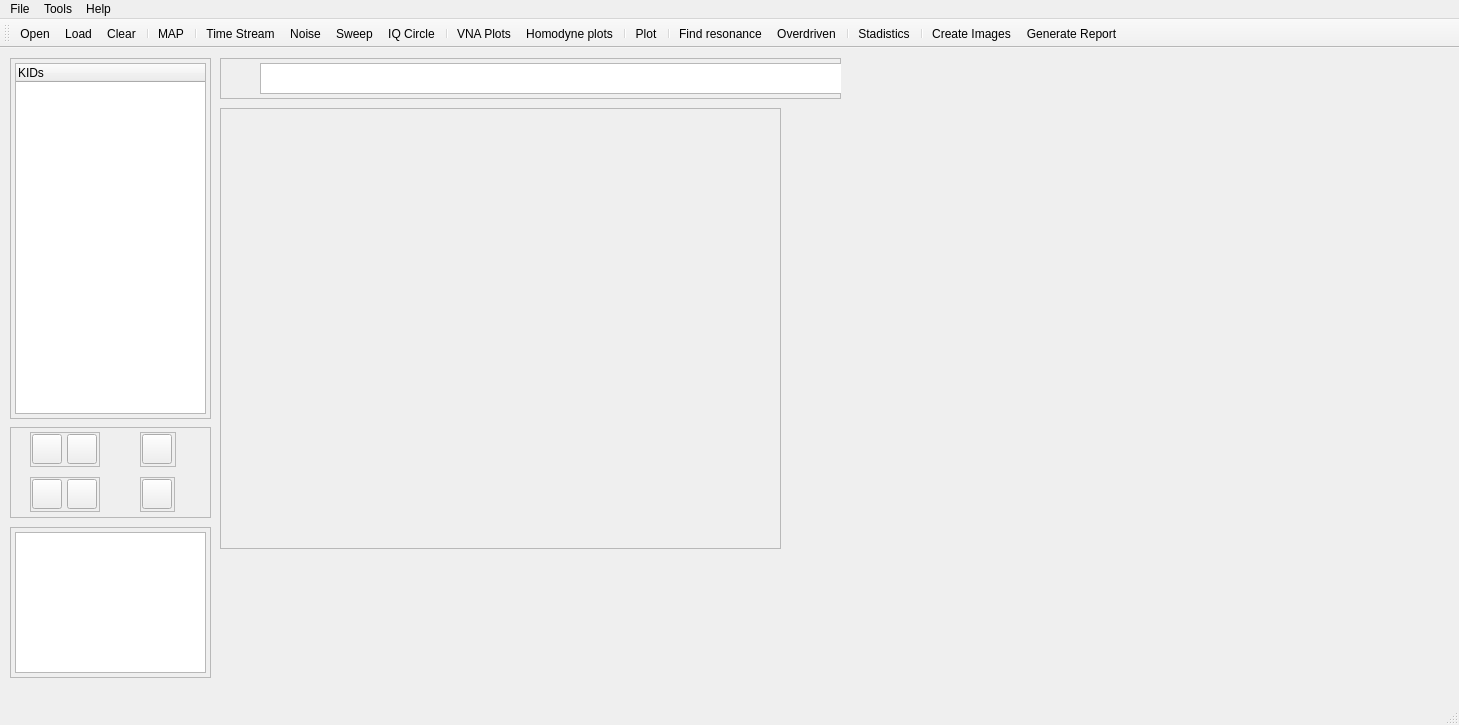
<?xml version="1.0" encoding="UTF-8"?>
<ui version="4.0">
 <class>MainWindow</class>
 <widget class="QMainWindow" name="MainWindow">
  <property name="enabled">
   <bool>true</bool>
  </property>
  <property name="geometry">
   <rect>
    <x>0</x>
    <y>0</y>
    <width>1459</width>
    <height>725</height>
   </rect>
  </property>
  <property name="windowTitle">
   <string>KID Analyser</string>
  </property>
  <property name="windowIcon">
   <iconset>
    <normaloff>../resources/signal_icon.png</normaloff>../resources/signal_icon.png</iconset>
  </property>
  <widget class="QWidget" name="centralwidget">
   <widget class="QFrame" name="controlFrame">
    <property name="geometry">
     <rect>
      <x>10</x>
      <y>10</y>
      <width>201</width>
      <height>361</height>
     </rect>
    </property>
    <property name="font">
     <font>
      <weight>75</weight>
      <bold>true</bold>
     </font>
    </property>
    <property name="frameShape">
     <enum>QFrame::StyledPanel</enum>
    </property>
    <property name="frameShadow">
     <enum>QFrame::Plain</enum>
    </property>
    <widget class="QTreeWidget" name="treeKID">
     <property name="geometry">
      <rect>
       <x>5</x>
       <y>5</y>
       <width>191</width>
       <height>351</height>
      </rect>
     </property>
     <property name="font">
      <font>
       <weight>50</weight>
       <bold>false</bold>
      </font>
     </property>
     <column>
      <property name="text">
       <string notr="true">KIDs</string>
      </property>
     </column>
    </widget>
   </widget>
   <widget class="QFrame" name="plotFrame">
    <property name="geometry">
     <rect>
      <x>220</x>
      <y>60</y>
      <width>561</width>
      <height>441</height>
     </rect>
    </property>
    <property name="frameShape">
     <enum>QFrame::StyledPanel</enum>
    </property>
    <property name="frameShadow">
     <enum>QFrame::Plain</enum>
    </property>
    <widget class="QWidget" name="verticalLayoutWidget">
     <property name="geometry">
      <rect>
       <x>0</x>
       <y>0</y>
       <width>1131</width>
       <height>571</height>
      </rect>
     </property>
     <layout class="QVBoxLayout" name="MainPlot">
      <property name="spacing">
       <number>0</number>
      </property>
     </layout>
    </widget>
   </widget>
   <widget class="QFrame" name="fileBar">
    <property name="geometry">
     <rect>
      <x>220</x>
      <y>10</y>
      <width>621</width>
      <height>41</height>
     </rect>
    </property>
    <property name="frameShape">
     <enum>QFrame::StyledPanel</enum>
    </property>
    <property name="frameShadow">
     <enum>QFrame::Raised</enum>
    </property>
    <widget class="QLabel" name="label_2">
     <property name="geometry">
      <rect>
       <x>10</x>
       <y>12</y>
       <width>21</width>
       <height>17</height>
      </rect>
     </property>
     <property name="text">
      <string/>
     </property>
     <property name="pixmap">
      <pixmap>../resources/open.png</pixmap>
     </property>
     <property name="scaledContents">
      <bool>true</bool>
     </property>
    </widget>
    <widget class="QTextEdit" name="currentDiry">
     <property name="enabled">
      <bool>true</bool>
     </property>
     <property name="geometry">
      <rect>
       <x>40</x>
       <y>5</y>
       <width>621</width>
       <height>31</height>
      </rect>
     </property>
    </widget>
   </widget>
   <widget class="QFrame" name="frame">
    <property name="geometry">
     <rect>
      <x>10</x>
      <y>379</y>
      <width>201</width>
      <height>91</height>
     </rect>
    </property>
    <property name="frameShape">
     <enum>QFrame::StyledPanel</enum>
    </property>
    <property name="frameShadow">
     <enum>QFrame::Raised</enum>
    </property>
    <widget class="QFrame" name="frame_3">
     <property name="geometry">
      <rect>
       <x>20</x>
       <y>5</y>
       <width>70</width>
       <height>35</height>
      </rect>
     </property>
     <property name="frameShape">
      <enum>QFrame::StyledPanel</enum>
     </property>
     <property name="frameShadow">
      <enum>QFrame::Raised</enum>
     </property>
     <widget class="QPushButton" name="squareLeg">
      <property name="geometry">
       <rect>
        <x>2</x>
        <y>2</y>
        <width>30</width>
        <height>30</height>
       </rect>
      </property>
      <property name="text">
       <string/>
      </property>
      <property name="icon">
       <iconset>
        <normaloff>../resources/legend.png</normaloff>../resources/legend.png</iconset>
      </property>
      <property name="iconSize">
       <size>
        <width>20</width>
        <height>20</height>
       </size>
      </property>
      <property name="checkable">
       <bool>true</bool>
      </property>
      <property name="checked">
       <bool>false</bool>
      </property>
     </widget>
     <widget class="QPushButton" name="plotLeg">
      <property name="geometry">
       <rect>
        <x>37</x>
        <y>2</y>
        <width>30</width>
        <height>30</height>
       </rect>
      </property>
      <property name="text">
       <string/>
      </property>
      <property name="icon">
       <iconset>
        <normaloff>../resources/legend_plot.png</normaloff>../resources/legend_plot.png</iconset>
      </property>
      <property name="iconSize">
       <size>
        <width>20</width>
        <height>20</height>
       </size>
      </property>
      <property name="checkable">
       <bool>true</bool>
      </property>
      <property name="checked">
       <bool>false</bool>
      </property>
     </widget>
    </widget>
    <widget class="QFrame" name="frame_4">
     <property name="geometry">
      <rect>
       <x>130</x>
       <y>50</y>
       <width>35</width>
       <height>35</height>
      </rect>
     </property>
     <property name="frameShape">
      <enum>QFrame::StyledPanel</enum>
     </property>
     <property name="frameShadow">
      <enum>QFrame::Raised</enum>
     </property>
     <widget class="QPushButton" name="pointPlot">
      <property name="geometry">
       <rect>
        <x>2</x>
        <y>2</y>
        <width>30</width>
        <height>30</height>
       </rect>
      </property>
      <property name="text">
       <string/>
      </property>
      <property name="icon">
       <iconset>
        <normaloff>../resources/points.png</normaloff>../resources/points.png</iconset>
      </property>
      <property name="iconSize">
       <size>
        <width>20</width>
        <height>20</height>
       </size>
      </property>
      <property name="checkable">
       <bool>true</bool>
      </property>
     </widget>
    </widget>
    <widget class="QFrame" name="frame_5">
     <property name="geometry">
      <rect>
       <x>130</x>
       <y>5</y>
       <width>36</width>
       <height>35</height>
      </rect>
     </property>
     <property name="frameShape">
      <enum>QFrame::StyledPanel</enum>
     </property>
     <property name="frameShadow">
      <enum>QFrame::Raised</enum>
     </property>
     <widget class="QPushButton" name="ylog">
      <property name="geometry">
       <rect>
        <x>2</x>
        <y>2</y>
        <width>30</width>
        <height>30</height>
       </rect>
      </property>
      <property name="text">
       <string/>
      </property>
      <property name="icon">
       <iconset>
        <normaloff>../resources/scale_y.png</normaloff>../resources/scale_y.png</iconset>
      </property>
      <property name="iconSize">
       <size>
        <width>20</width>
        <height>20</height>
       </size>
      </property>
      <property name="checkable">
       <bool>true</bool>
      </property>
     </widget>
    </widget>
    <widget class="QFrame" name="frame_6">
     <property name="geometry">
      <rect>
       <x>20</x>
       <y>50</y>
       <width>70</width>
       <height>35</height>
      </rect>
     </property>
     <property name="frameShape">
      <enum>QFrame::StyledPanel</enum>
     </property>
     <property name="frameShadow">
      <enum>QFrame::Raised</enum>
     </property>
     <widget class="QPushButton" name="oneColor">
      <property name="geometry">
       <rect>
        <x>2</x>
        <y>2</y>
        <width>30</width>
        <height>30</height>
       </rect>
      </property>
      <property name="text">
       <string/>
      </property>
      <property name="icon">
       <iconset>
        <normaloff>../resources/color.png</normaloff>../resources/color.png</iconset>
      </property>
      <property name="iconSize">
       <size>
        <width>20</width>
        <height>20</height>
       </size>
      </property>
      <property name="checkable">
       <bool>true</bool>
      </property>
     </widget>
     <widget class="QPushButton" name="manyColors">
      <property name="geometry">
       <rect>
        <x>37</x>
        <y>2</y>
        <width>30</width>
        <height>30</height>
       </rect>
      </property>
      <property name="text">
       <string/>
      </property>
      <property name="icon">
       <iconset>
        <normaloff>../resources/colors.png</normaloff>../resources/colors.png</iconset>
      </property>
      <property name="iconSize">
       <size>
        <width>20</width>
        <height>20</height>
       </size>
      </property>
      <property name="checkable">
       <bool>true</bool>
      </property>
     </widget>
    </widget>
   </widget>
   <widget class="QFrame" name="frame_2">
    <property name="geometry">
     <rect>
      <x>10</x>
      <y>479</y>
      <width>201</width>
      <height>151</height>
     </rect>
    </property>
    <property name="frameShape">
     <enum>QFrame::StyledPanel</enum>
    </property>
    <property name="frameShadow">
     <enum>QFrame::Raised</enum>
    </property>
    <widget class="QTextEdit" name="statusText">
     <property name="geometry">
      <rect>
       <x>5</x>
       <y>5</y>
       <width>191</width>
       <height>141</height>
      </rect>
     </property>
     <property name="font">
      <font>
       <pointsize>9</pointsize>
      </font>
     </property>
    </widget>
   </widget>
  </widget>
  <widget class="QMenuBar" name="menubar">
   <property name="geometry">
    <rect>
     <x>0</x>
     <y>0</y>
     <width>1459</width>
     <height>25</height>
    </rect>
   </property>
   <widget class="QMenu" name="menuArchivo">
    <property name="title">
     <string>File</string>
    </property>
    <addaction name="actionAbrir"/>
    <addaction name="actionSalir"/>
   </widget>
   <widget class="QMenu" name="menuAyuda">
    <property name="title">
     <string>Help</string>
    </property>
    <addaction name="actionAcerca_de"/>
   </widget>
   <widget class="QMenu" name="menuHerramientas">
    <property name="title">
     <string>Tools</string>
    </property>
    <addaction name="actionMAP"/>
   </widget>
   <addaction name="menuArchivo"/>
   <addaction name="menuHerramientas"/>
   <addaction name="menuAyuda"/>
  </widget>
  <widget class="QStatusBar" name="statusbar"/>
  <widget class="QToolBar" name="toolBar">
   <property name="windowTitle">
    <string>toolBar</string>
   </property>
   <attribute name="toolBarArea">
    <enum>TopToolBarArea</enum>
   </attribute>
   <attribute name="toolBarBreak">
    <bool>false</bool>
   </attribute>
   <addaction name="actionOpen"/>
   <addaction name="actionLoad"/>
   <addaction name="actionClear"/>
   <addaction name="separator"/>
   <addaction name="actionMAPbar"/>
   <addaction name="separator"/>
   <addaction name="actionTimeStream"/>
   <addaction name="actionNoise"/>
   <addaction name="actionSweep"/>
   <addaction name="actionIQCircle"/>
   <addaction name="separator"/>
   <addaction name="actionVNA_Plots"/>
   <addaction name="actionHomodynePlots"/>
   <addaction name="separator"/>
   <addaction name="actionPlot"/>
   <addaction name="separator"/>
   <addaction name="actionFindResonance"/>
   <addaction name="actionOverdriven"/>
   <addaction name="separator"/>
   <addaction name="actionStadistics"/>
   <addaction name="separator"/>
   <addaction name="actionCreateImages"/>
   <addaction name="actionReport"/>
  </widget>
  <action name="actionSalir">
   <property name="text">
    <string>Exit</string>
   </property>
  </action>
  <action name="actionAcerca_de">
   <property name="text">
    <string>About</string>
   </property>
  </action>
  <action name="actionAbrir">
   <property name="text">
    <string>Open directory</string>
   </property>
  </action>
  <action name="actionMAP">
   <property name="text">
    <string>MAP</string>
   </property>
  </action>
  <action name="actionOpen">
   <property name="icon">
    <iconset>
     <normaloff>../resources/open.png</normaloff>../resources/open.png</iconset>
   </property>
   <property name="text">
    <string>Open</string>
   </property>
  </action>
  <action name="actionLoad">
   <property name="icon">
    <iconset>
     <normaloff>../resources/load.png</normaloff>../resources/load.png</iconset>
   </property>
   <property name="text">
    <string>Load</string>
   </property>
  </action>
  <action name="actionMAPbar">
   <property name="icon">
    <iconset>
     <normaloff>../resources/map.svg</normaloff>../resources/map.svg</iconset>
   </property>
   <property name="text">
    <string>MAP</string>
   </property>
  </action>
  <action name="actionTimeStream">
   <property name="checkable">
    <bool>true</bool>
   </property>
   <property name="icon">
    <iconset>
     <normaloff>../resources/time.png</normaloff>../resources/time.png</iconset>
   </property>
   <property name="text">
    <string>Time Stream</string>
   </property>
  </action>
  <action name="actionNoise">
   <property name="checkable">
    <bool>true</bool>
   </property>
   <property name="icon">
    <iconset>
     <normaloff>../resources/psd.png</normaloff>../resources/psd.png</iconset>
   </property>
   <property name="text">
    <string>Noise</string>
   </property>
  </action>
  <action name="actionSweep">
   <property name="checkable">
    <bool>true</bool>
   </property>
   <property name="icon">
    <iconset>
     <normaloff>../resources/sweep.png</normaloff>../resources/sweep.png</iconset>
   </property>
   <property name="text">
    <string>Sweep</string>
   </property>
  </action>
  <action name="actionIQCircle">
   <property name="checkable">
    <bool>true</bool>
   </property>
   <property name="icon">
    <iconset>
     <normaloff>../resources/circle.png</normaloff>../resources/circle.png</iconset>
   </property>
   <property name="text">
    <string>IQ Circle</string>
   </property>
   <property name="toolTip">
    <string>IQ Circle</string>
   </property>
  </action>
  <action name="actionPlot">
   <property name="icon">
    <iconset>
     <normaloff>../resources/plot.png</normaloff>../resources/plot.png</iconset>
   </property>
   <property name="text">
    <string>Plot</string>
   </property>
  </action>
  <action name="actionFindResonance">
   <property name="checkable">
    <bool>true</bool>
   </property>
   <property name="icon">
    <iconset>
     <normaloff>../resources/resonance.png</normaloff>../resources/resonance.png</iconset>
   </property>
   <property name="text">
    <string>Find resonance</string>
   </property>
  </action>
  <action name="actionStadistics">
   <property name="icon">
    <iconset>
     <normaloff>../resources/stadistic.png</normaloff>../resources/stadistic.png</iconset>
   </property>
   <property name="text">
    <string>Stadistics</string>
   </property>
  </action>
  <action name="actionClear">
   <property name="icon">
    <iconset>
     <normaloff>../resources/eraser.png</normaloff>../resources/eraser.png</iconset>
   </property>
   <property name="text">
    <string>Clear</string>
   </property>
  </action>
  <action name="actionOverdriven">
   <property name="icon">
    <iconset>
     <normaloff>../resources/overdriven.png</normaloff>../resources/overdriven.png</iconset>
   </property>
   <property name="text">
    <string>Overdriven</string>
   </property>
  </action>
  <action name="actionVNA_Plots">
   <property name="checkable">
    <bool>true</bool>
   </property>
   <property name="icon">
    <iconset>
     <normaloff>../resources/vna.png</normaloff>../resources/vna.png</iconset>
   </property>
   <property name="text">
    <string>VNA Plots</string>
   </property>
  </action>
  <action name="actionHomodynePlots">
   <property name="checkable">
    <bool>true</bool>
   </property>
   <property name="icon">
    <iconset>
     <normaloff>../resources/rf.png</normaloff>../resources/rf.png</iconset>
   </property>
   <property name="text">
    <string>Homodyne plots</string>
   </property>
  </action>
  <action name="actionCreateImages">
   <property name="icon">
    <iconset>
     <normaloff>../resources/save_icon.png</normaloff>../resources/save_icon.png</iconset>
   </property>
   <property name="text">
    <string>Create Images</string>
   </property>
  </action>
  <action name="actionReport">
   <property name="icon">
    <iconset>
     <normaloff>../resources/report.png</normaloff>../resources/report.png</iconset>
   </property>
   <property name="text">
    <string>Generate Report</string>
   </property>
  </action>
 </widget>
 <resources/>
 <connections/>
</ui>
